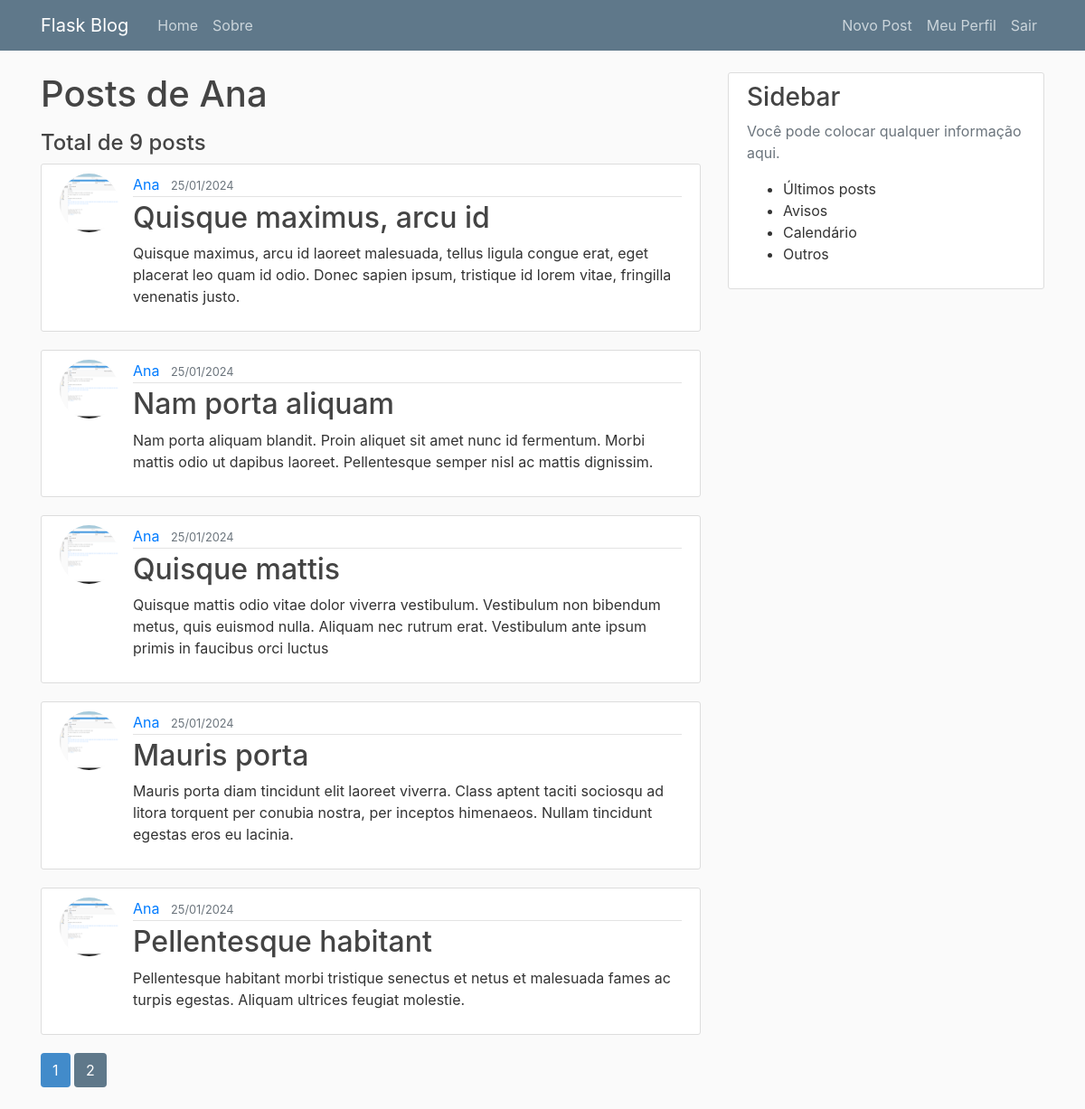
Page /usuario/Ana (signed in) on the committed database.
### flaskblog/models.py (models this page shows, shortened)
class User(db.Model, UserMixin):
    id = db.Column(db.Integer, primary_key=True)
    username = db.Column(db.String(20), unique=True, nullable=False)
    email = db.Column(db.String(120), unique=True, nullable=False)
    image_file = db.Column(db.String(20), nullable=False, default='default.jpg')
    password = db.Column(db.String(60), nullable=False)
    posts = db.relationship('Post', backref='author', lazy=True)

class Post(db.Model):
    id = db.Column(db.Integer, primary_key=True)
    title = db.Column(db.String(100), nullable=False)
    date_posted = db.Column(db.DateTime, nullable=False, default=datetime.utcnow)
    content = db.Column(db.Text, nullable=False)
    user_id = db.Column(db.Integer, db.ForeignKey('user.id'), nullable=False)

### flaskblog/users/routes.py (the view)
@users.route("/usuario/<string:username>")
def user_post(username):
    page = request.args.get('page', 1, type=int)
    user = User.query.filter_by(username=username).first_or_404()
    posts = Post.query.filter_by(author=user)\
        .order_by(Post.date_posted.desc())\
        .paginate(page=page, per_page=5)
    return render_template('usuario_post.html', posts=posts, user=user)

### flaskblog/models.py (called while the page is built)
@login_manager.user_loader
def load_user(user_id):
    return User.query.get(int(user_id))

### flaskblog/templates/usuario_post.html
{% extends 'layout.html' %}
{% block content %}
    <h1 class="mb-3">Posts de {{ user.username }}</h1>
    <h4 >Total de {{posts.total}} posts</h4>
    {% for post in posts.items %}
        <article class="media content-section">
            <img class="rounded-circle article-img" src="{{ url_for('static', filename='profile_pics/' + post.author.image_file) }}">
            <div class="media-body">
                <div class="article-metadata">
                    <a class="mr-2" href="{{ url_for('users.user_post', username=post.author.username) }}">{{ post.author.username }}</a>
                    <small class="text-muted">{{ post.date_posted.strftime('%d/%m/%Y') }}</small>
                </div>
                <h2><a class="article-title" href="{{ url_for('posts.post', post_id=post.id) }}">{{ post.title }}</a></h2>
                <p class="article-content">{{ post.content }}</p>
            </div>
        </article>
    {% endfor %}
    {% for page_num in posts.iter_pages(left_edge=1, right_edge=1, left_current=1, right_current=2) %}
        {% if page_num %}
            {% if posts.page == page_num %}
                <a class="btn btn-pagination mb-4" href="{{ url_for('users.user_post', username=user.username, page=page_num) }}">{{ page_num }}</a>
            {% else %}
                <a class="btn btn-pagination-current mb-4" href="{{ url_for('users.user_post', username=user.username, page=page_num) }}">{{ page_num }}</a>
            {% endif %}
            {% else %}
                ...
        {% endif %}
    {% endfor %}
{% endblock content %}

### flaskblog/static/main.css (style rules this page uses)
body { background: #fafafa; color: #333333; margin-top: 5rem; }
h1, h2, h3, h4, h5, h6 { color: #444444; }
.content-section { background: #ffffff; padding: 10px 20px; border: 1px solid #dddddd; border-radius: 3px; margin-bottom: 20px; }
.article-title { color: #444444; }
.article-content { white-space: pre-line; }
.article-img { height: 65px; width: 65px; margin-right: 16px; }
.article-metadata { padding-bottom: 1px; margin-bottom: 4px; border-bottom: 1px solid #e3e3e3 }
.btn-pagination { color: #ffffff; background-color: #428bca; }
.btn-pagination-current { color: #ffffff; background-color: #5f788a; }

### rows in the picture
User: username "Ana"
Post: image_file (picture), author.username "Ana", date_posted "25/01/2024", title "Quisque maximus, arcu id", content "Quisque maximus, arcu id laoreet malesuada, tellus ligula congue erat, eget placerat leo quam id odio. Donec sapien ipsum, tristique id lorem vitae, fringilla venenatis justo."
Post: image_file (picture), author.username "Ana", date_posted "25/01/2024", title "Nam porta aliquam", content "Nam porta aliquam blandit. Proin aliquet sit amet nunc id fermentum. Morbi mattis odio ut dapibus laoreet. Pellentesque semper nisl ac mattis dignissim."
Post: image_file (picture), author.username "Ana", date_posted "25/01/2024", title "Quisque mattis", content "Quisque mattis odio vitae dolor viverra vestibulum. Vestibulum non bibendum metus, quis euismod nulla. Aliquam nec rutrum erat. Vestibulum ante ipsum primis in faucibus orci luctus"
Post: image_file (picture), author.username "Ana", date_posted "25/01/2024", title "Mauris porta", content "Mauris porta diam tincidunt elit laoreet viverra. Class aptent taciti sociosqu ad litora torquent per conubia nostra, per inceptos himenaeos. Nullam tincidunt egestas eros eu lacinia."
Post: image_file (picture), author.username "Ana", date_posted "25/01/2024", title "Pellentesque habitant", content "Pellentesque habitant morbi tristique senectus et netus et malesuada fames ac turpis egestas. Aliquam ultrices feugiat molestie."

### other values in the picture
{{ posts.total }} "9"
{{ page_num }} "1"
{{ page_num }} "2"
